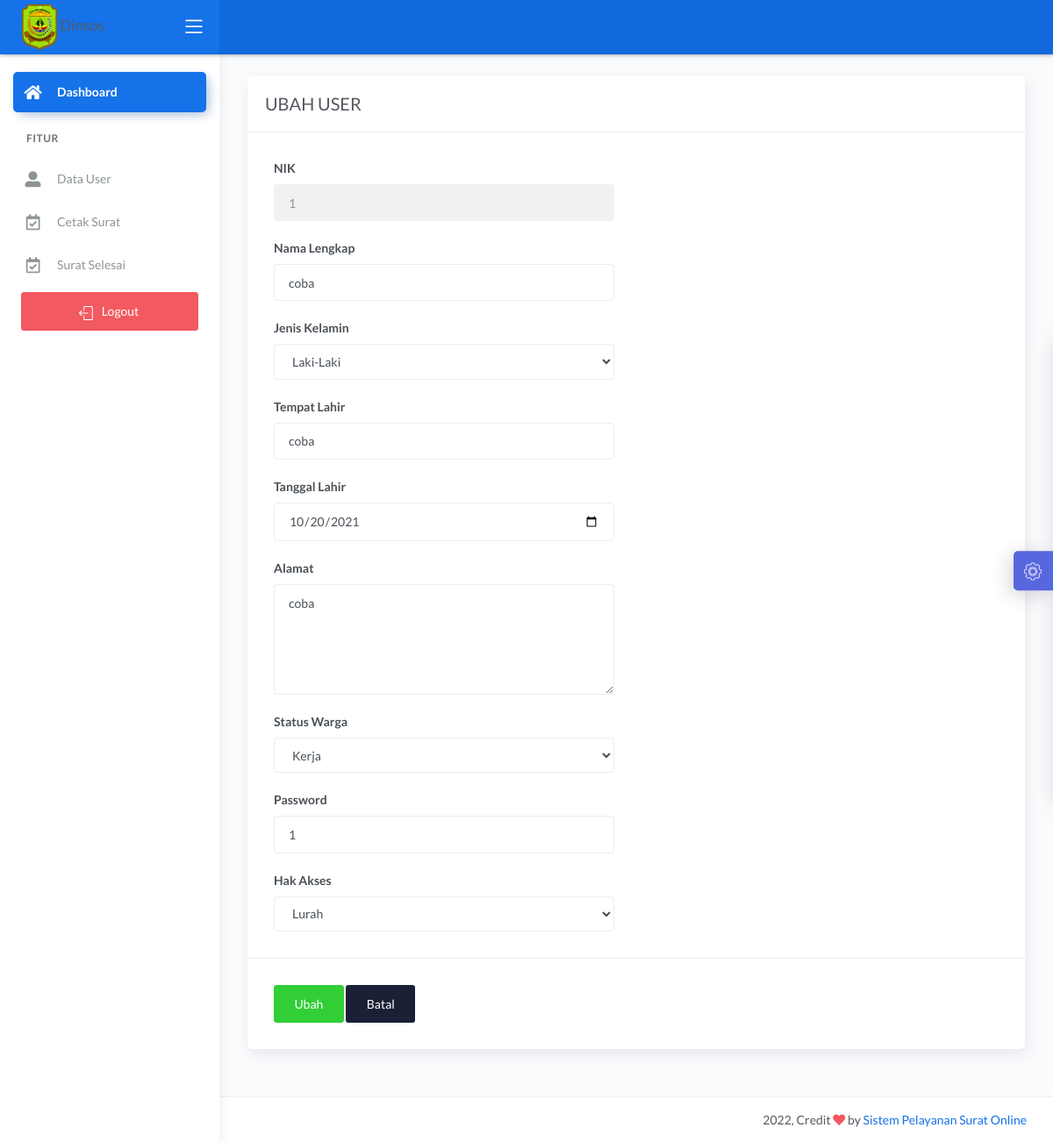
The app's page /demo1/main2.php?halaman=ubah_user&nik=1 (signed in), older data.
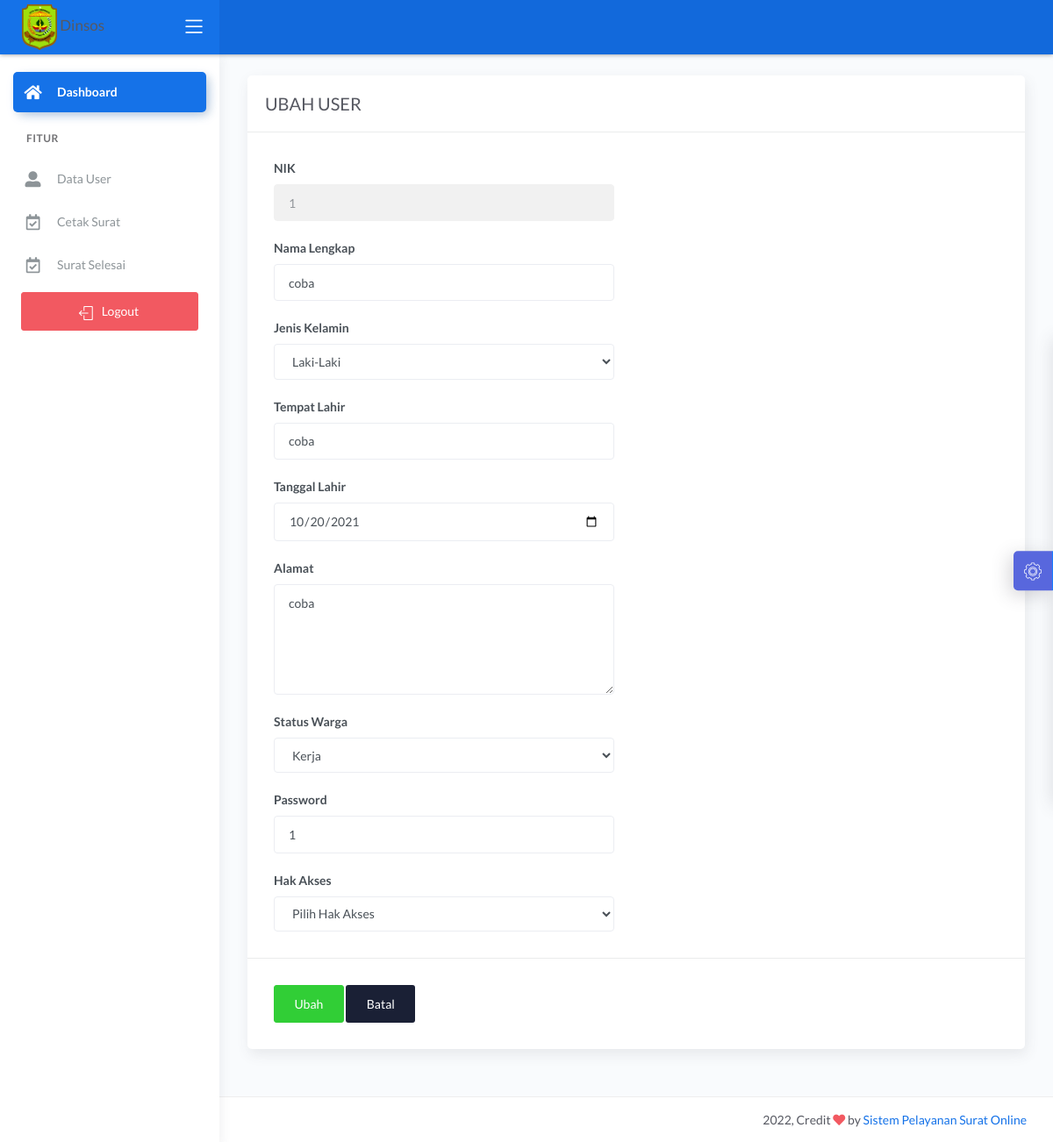
The same page, newer data.
### tables this page shows
CREATE TABLE `data_user` (
  `nik` varchar(16) NOT NULL,
  `password` varchar(225) NOT NULL,
  `hak_akses` varchar(225) NOT NULL,
  `nama` varchar(30) NOT NULL,
  `tanggal_lahir` date NOT NULL,
  `tempat_lahir` varchar(30) NOT NULL,
  `jekel` varchar(20) NOT NULL,
  `agama` varchar(20) NOT NULL,
  `alamat` text NOT NULL,
  `telepon` varchar(13) NOT NULL,
  `status_warga` varchar(30) NOT NULL
);

### demo1/ubah_user.php (the view, shortened to what the changed rows need)
<!-- <?php include '../konek.php';?>
<link href="css/sweetalert.css" rel="stylesheet" type="text/css">
<script src="js/jquery-2.1.3.min.js"></script>
<script src="js/sweetalert.min.js"></script>
<?php
    if(isset($_GET['nik'])){
        $nik = $_GET['nik'];
        $sql = "SELECT * FROM data_user WHERE nik='$nik'";
        $query = mysqli_query($konek,$sql);
        $data=mysqli_fetch_array($query,MYSQLI_BOTH);
        $username = $data['nik'];
        $password = $data['password'];
        $nama = $data['nama'];
		$jekel = $data['jekel'];
		$tempat = $data['tempat_lahir'];
		$tanggal = $data['tanggal_lahir'];
		$alamat = $data['alamat'];
		$status_warga = $data['status_warga'];
		$hak_akses = $data['hak_akses'];
    }
?>
<div class="page-inner">
					<div class="row">
						<div class="col-md-12">
						<form method="POST">
							<div class="card">
								<div class="card-header">
									<div class="card-title">FORM UBAH USER</div>
								</div>
								<div class="card-body">
									<div class="row">
											<div class="col-md-6 col-lg-6">
												<div class="form-group">
													<label>NIK</label>
													<input type="text" readonly="" name="nik" value="<?php echo $username;?>" class="form-control" autofocus>
												</div>
												<div class="form-group">
													<label>Nama</label>
													<input type="text" name="nama" class="form-control" value="<?php echo $nama;?>" placeholder="Nama..">
												</div>
												<div class="form-group">
													<label>Tempat Lahir</label>
													<input type="text" name="tempat" class="form-control" value="<?php echo $tempat;?>" placeholder="Tempat Lahir.." >
												</div>
												<div class="form-group">
													<label>Tanggal Lahir</label>
													<input type="date" name="tanggal" class="form-control"  value="<?php echo $tanggal;?>">
												</div>
												<div class="form-group">
													<label>Jenis Kelamin</label>
													<select name="jekel" class="form-control">
														<option disabled="" selected="">Pilih Jenis Kelamin</option>
														<option value="Laki-Laki" <?php if($jekel=="Laki-Laki") echo 'selected'?>>Laki-Laki</option>
														<option value="Perempuan" <?php if($jekel=="Perempuan") echo 'selected'?>>Perempuan</option>
													</select>
												</div>
												<div class="form-group">
													<label>Alamat</label>
													<textarea name="alamat" class="form-control"  cols="30" rows="10" placeholder="Alamat.."><?php echo $alamat;?></textarea>
												</div>
												<div class="form-group">
													<label>Status Warga</label>
													<select name="status_warga" class="form-control">
														<option disabled="" selected="">Pilih Status Warga</option>
														<option value="Sekolah" <?php if($status_warga=="Sekolah") echo 'selected'?>>Sekolah</option>
														<option value="Kerja" <?php if($status_warga=="Kerja") echo 'selected'?>>Kerja</option>
														<option value="Belum Kerja" <?php if($status_warga=="Belum Kerja") echo 'selected'?>>Belum Kerja</option>
													</select>
												</div>
												<div class="form-group">
													<label>Password</label>
													<input type="text" name="password" value="<?php echo $password;?>" class="form-control">
                                                </div>
                                                <div class="form-group">
													<label>Hak Akses</label>
													<select name="hak_akses" class="form-control">
														<option value="Pemohon" <?php if($hak_akses=="Pemohon") echo 'selected'?>>Pemohon</option>
														<option value="Lurah" <?php if($hak_akses=="Lurah") echo 'selected'?>>Lurah</option>
														<option value="Staf" <?php if($hak_akses=="Staf") echo 'selected'?>>Staf</option>
													</select>
												</div>
											</div>
									</div>
								</div>
								<div class="card-action">
									<button name="ubah" class="btn btn-success btn-sm">Ubah</button>
									<a href="?halaman=tampil_user" class="btn btn-default btn-sm">Batal</a>
								</div>
							</div>
						</div>
						</form>
					</div>
</div>
<?php
if(isset($_POST['ubah'])){
    $nik = $_POST['nik'];
    $password = $_POST['password'];
    $hak_akses = $_POST['hak_akses'];
	$nama = $data['nama'];
		$jekel = $data['jekel'];
		$tempat = $data['tempat'];
		$tanggal = $data['tanggal'];
		$alamat = $data['alamat'];
		$status_warga = $data['status_warga'];
    $sql = "UPDATE data_user SET
    password='$password',
    hak_akses='$hak_akses',
	nama='$nama' WHERE nik='$nik'";
    $query = mysqli_query($konek,$sql);
	if($query){
		echo "<script language='javascript'>swal('Selamat...', 'Ubah Berhasil', 'success');</script>" ;
		echo '<meta http-equiv="refresh" content="3; url=?halaman=tampil_user">';
	  }else{
		echo "<script language='javascript'>swal('Gagal...', 'Ubah Gagal', 'error');</script>" ;
		echo '<meta http-equiv="refresh" content="3; url=?halaman=ubah_user">';
	  }
}
?> -->
<?php
	if(isset($_GET['nik'])){
		$nik = $_GET['nik'];
		$tampil_nik = "SELECT * FROM data_user WHERE nik=$nik";
		$query = mysqli_query($konek,$tampil_nik);
		$data = mysqli_fetch_array($query,MYSQLI_BOTH);
		$nik = $data['nik'];
		$nama = $data['nama'];
		$tempat = $data['tempat_lahir'];
		$tanggal = $data['tanggal_lahir'];
		$jekel = $data['jekel'];
		$alamat = $data['alamat'];
		$status_warga = $data['status_warga'];
	}
?>
<link href="css/sweetalert.css" rel="stylesheet" type="text/css">
<div class="page-inner">
					<div class="row">
						<div class="col-md-12">
						<form method="POST">
							<div class="card">
								<div class="card-header">
									<div class="card-title">UBAH USER</div>
								</div>
								<div class="card-body">
									<div class="row">
											<div class="col-md-6 col-lg-6">
												<div class="form-group">
													<label>NIK</label>
													<input type="number" name="nik" class="form-control" placeholder="NIK Anda.." value="<?= $nik;?>" readonly>
												</div>
												<div class="form-group">
													<label>Nama Lengkap</label>
													<input type="text" name="nama" class="form-control" placeholder="Nama Lengkap Anda.." value="<?= $nama;?>">
												</div>
												<div class="form-group">
													<label>Jenis Kelamin</label>
													<select name="jekel" class="form-control">
														<option value="Laki-Laki" <?php if($jekel=="Laki-Laki") echo 'selected'?>>Laki-Laki</option>
													</select>
												</div>
												<div class="form-group">
													<label>Tempat Lahir</label>
													<input type="text" name="tempat" class="form-control" value="<?= $tempat;?>" placeholder="Tempat Lahir Anda..">
												</div>
												<div class="form-group">
													<label>Tanggal Lahir</label>
													<input type="date" name="tgl" class="form-control" value="<?= $tanggal;?>">
												</div>
												<div class="form-group">
													<label for="comment">Alamat</label>
													<textarea class="form-control" name="alamat" rows="5"><?= $alamat?></textarea>
												</div>
												<div class="form-group">
													<label>Status Warga</label>
													<select name="status_warga" class="form-control">
														<option value="Kerja" <?php if($status_warga=="Kerja") echo 'selected'?>>Kerja</option>
													</select>
												</div>
												<div class="form-group">
													<label>Password</label>
													<input type="text" name="password" value="<?php echo $password;?>" class="form-control">
                                                </div>
                                                <div class="form-group">
													<label>Hak Akses</label>
													<select name="hak_akses" class="form-control">
														<option disbaled="" selected="">Pilih Hak Akses</option>
														<option value="Lurah" <?php if($hak_akses=="Lurah") echo 'selected'?>>Lurah</option>
													</select>
												</div>
											</div>
									</div>
								</div>
								<div class="card-action">
									<button name="ubah" class="btn btn-success">Ubah</button>
									<a href="?halaman=beranda" class="btn btn-default">Batal</a>
								</div>
							</div>
						</div>
					</div>
</div>

Row changes from the older to the newer data that the page shows:
changed data_user "coba": hak_akses "Lurah" → (not shown)
Text that changed along with them:
form field hak_akses: (not shown) → "Pilih Hak Akses"
